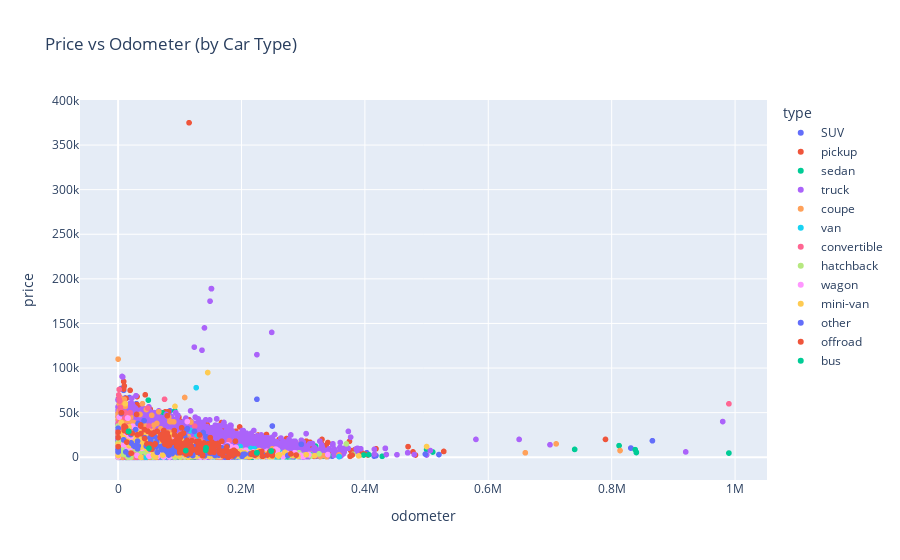
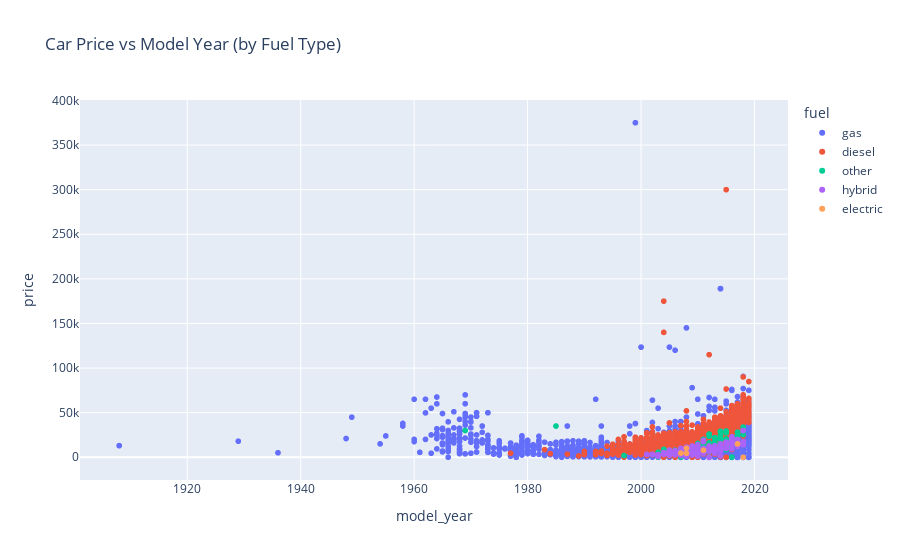

The notebook cell these images were saved under, in order:
### Code cell
# --- Step 6: Create scatter plots ---
fig_scatter_price_odometer = px.scatter(
    df, 
    x='odometer', 
    y='price', 
    color='type',
    title='Price vs Odometer (by Car Type)'
)
fig_scatter_price_odometer.show()

fig_year_price = px.scatter(
    df, 
    x='model_year', 
    y='price', 
    color='fuel',
    title='Car Price vs Model Year (by Fuel Type)'
)
fig_year_price.show()

### Figure 1 — Plotly figure (JSON) as saved in the notebook; plotly's stock layout.template omitted (floating-point values rounded to 4 significant figures; data arrays with more than 128 entries replaced by an {"elided": "..."} marker saying what was removed)
{"data": [{"hovertemplate": "type=SUV<br>odometer=%{x}<br>price=%{y}<extra></extra>", "legendgroup": "SUV", "marker": {"color": "#636efa", "symbol": "circle"}, "mode": "markers", "name": "SUV", "showlegend": true, "type": "scattergl", "x": {"elided": "12405 float values"}, "xaxis": "x", "y": {"elided": "12405 int values"}, "yaxis": "y"}, {"hovertemplate": "type=pickup<br>odometer=%{x}<br>price=%{y}<extra></extra>", "legendgroup": "pickup", "marker": {"color": "#EF553B", "symbol": "circle"}, "mode": "markers", "name": "pickup", "showlegend": true, "type": "scattergl", "x": {"elided": "6988 float values"}, "xaxis": "x", "y": {"elided": "6988 int values"}, "yaxis": "y"}, {"hovertemplate": "type=sedan<br>odometer=%{x}<br>price=%{y}<extra></extra>", "legendgroup": "sedan", "marker": {"color": "#00cc96", "symbol": "circle"}, "mode": "markers", "name": "sedan", "showlegend": true, "type": "scattergl", "x": {"elided": "12154 float values"}, "xaxis": "x", "y": {"elided": "12154 int values"}, "yaxis": "y"}, {"hovertemplate": "type=truck<br>odometer=%{x}<br>price=%{y}<extra></extra>", "legendgroup": "truck", "marker": {"color": "#ab63fa", "symbol": "circle"}, "mode": "markers", "name": "truck", "showlegend": true, "type": "scattergl", "x": {"elided": "12353 float values"}, "xaxis": "x", "y": {"elided": "12353 int values"}, "yaxis": "y"}, {"hovertemplate": "type=coupe<br>odometer=%{x}<br>price=%{y}<extra></extra>", "legendgroup": "coupe", "marker": {"color": "#FFA15A", "symbol": "circle"}, "mode": "markers", "name": "coupe", "showlegend": true, "type": "scattergl", "x": {"elided": "2303 float values"}, "xaxis": "x", "y": {"elided": "2303 int values"}, "yaxis": "y"}, {"hovertemplate": "type=van<br>odometer=%{x}<br>price=%{y}<extra></extra>", "legendgroup": "van", "marker": {"color": "#19d3f3", "symbol": "circle"}, "mode": "markers", "name": "van", "showlegend": true, "type": "scattergl", "x": {"elided": "633 float values"}, "xaxis": "x", "y": {"elided": "633 int values"}, "yaxis": "y"}, {"hovertemplate": "type=convertible<br>odometer=%{x}<br>price=%{y}<extra></extra>", "legendgroup": "convertible", "marker": {"color": "#FF6692", "symbol": "circle"}, "mode": "markers", "name": "convertible", "showlegend": true, "type": "scattergl", "x": {"elided": "446 float values"}, "xaxis": "x", "y": {"elided": "446 int values"}, "yaxis": "y"}, {"hovertemplate": "type=hatchback<br>odometer=%{x}<br>price=%{y}<extra></extra>", "legendgroup": "hatchback", "marker": {"color": "#B6E880", "symbol": "circle"}, "mode": "markers", "name": "hatchback", "showlegend": true, "type": "scattergl", "x": {"elided": "1047 float values"}, "xaxis": "x", "y": {"elided": "1047 int values"}, "yaxis": "y"}, {"hovertemplate": "type=wagon<br>odometer=%{x}<br>price=%{y}<extra></extra>", "legendgroup": "wagon", "marker": {"color": "#FF97FF", "symbol": "circle"}, "mode": "markers", "name": "wagon", "showlegend": true, "type": "scattergl", "x": {"elided": "1541 float values"}, "xaxis": "x", "y": {"elided": "1541 int values"}, "yaxis": "y"}, {"hovertemplate": "type=mini-van<br>odometer=%{x}<br>price=%{y}<extra></extra>", "legendgroup": "mini-van", "marker": {"color": "#FECB52", "symbol": "circle"}, "mode": "markers", "name": "mini-van", "showlegend": true, "type": "scattergl", "x": {"elided": "1161 float values"}, "xaxis": "x", "y": {"elided": "1161 int values"}, "yaxis": "y"}, {"hovertemplate": "type=other<br>odometer=%{x}<br>price=%{y}<extra></extra>", "legendgroup": "other", "marker": {"color": "#636efa", "symbol": "circle"}, "mode": "markers", "name": "other", "showlegend": true, "type": "scattergl", "x": {"elided": "256 float values"}, "xaxis": "x", "y": {"elided": "256 int values"}, "yaxis": "y"}, {"hovertemplate": "type=offroad<br>odometer=%{x}<br>price=%{y}<extra></extra>", "legendgroup": "offroad", "marker": {"color": "#EF553B", "symbol": "circle"}, "mode": "markers", "name": "offroad", "showlegend": true, "type": "scattergl", "x": {"elided": "214 float values"}, "xaxis": "x", "y": {"elided": "214 int values"}, "yaxis": "y"}, {"hovertemplate": "type=bus<br>odometer=%{x}<br>price=%{y}<extra></extra>", "legendgroup": "bus", "marker": {"color": "#00cc96", "symbol": "circle"}, "mode": "markers", "name": "bus", "showlegend": true, "type": "scattergl", "x": [142500.0, 17040.0, 142500.0, 225000.0, 17040.0, 17040.0, 225000.0, 17040.0, 17040.0, 17040.0, 225000.0, 17040.0, 225000.0, 17040.0, 248100.0, 142000.0, 109700.0, 225000.0, 50000.0, 248100.0, 248100.0, NaN, 17040.0, 17040.0], "xaxis": "x", "y": [10500, 28990, 10500, 4995, 28990, 28990, 4995, 28990, 28990, 28990, 4995, 28990, 4995, 28990, 6997, 7900, 7500, 4995, 10000, 6997, 6997, 28990, 28990, 28990], "yaxis": "y"}], "layout": {"legend": {"title": {"text": "type"}, "tracegroupgap": 0}, "title": {"text": "Price vs Odometer (by Car Type)"}, "xaxis": {"anchor": "y", "domain": [0, 1], "title": {"text": "odometer"}}, "yaxis": {"anchor": "x", "domain": [0, 1], "title": {"text": "price"}}}}

### Figure 2 — Plotly figure (JSON) as saved in the notebook; plotly's stock layout.template omitted (floating-point values rounded to 4 significant figures; data arrays with more than 128 entries replaced by an {"elided": "..."} marker saying what was removed)
{"data": [{"hovertemplate": "fuel=gas<br>model_year=%{x}<br>price=%{y}<extra></extra>", "legendgroup": "gas", "marker": {"color": "#636efa", "symbol": "circle"}, "mode": "markers", "name": "gas", "showlegend": true, "type": "scattergl", "x": {"elided": "47288 float values"}, "xaxis": "x", "y": {"elided": "47288 int values"}, "yaxis": "y"}, {"hovertemplate": "fuel=diesel<br>model_year=%{x}<br>price=%{y}<extra></extra>", "legendgroup": "diesel", "marker": {"color": "#EF553B", "symbol": "circle"}, "mode": "markers", "name": "diesel", "showlegend": true, "type": "scattergl", "x": {"elided": "3714 float values"}, "xaxis": "x", "y": {"elided": "3714 int values"}, "yaxis": "y"}, {"hovertemplate": "fuel=other<br>model_year=%{x}<br>price=%{y}<extra></extra>", "legendgroup": "other", "marker": {"color": "#00cc96", "symbol": "circle"}, "mode": "markers", "name": "other", "showlegend": true, "type": "scattergl", "x": [2012.0, 2014.0, 2003.0, 2015.0, 2013.0, 1969.0, 2015.0, NaN, 2013.0, 2008.0, 2013.0, 2014.0, 2013.0, 2012.0, 2012.0, 2015.0, 2014.0, 2013.0, 2013.0, 2013.0, 2011.0, 2011.0, 2011.0, NaN, 2014.0, 2013.0, 2013.0, NaN, 2012.0, 2010.0, 2015.0, NaN, 2012.0, 2015.0, 1985.0, 2004.0, 2013.0, 2012.0, 2015.0, 2015.0, 2014.0, NaN, 2011.0, 2009.0, 2012.0, 2011.0, 2018.0, 2012.0, 2014.0, 2014.0, 2017.0, 2013.0, 2016.0, 2016.0, 2008.0, 2014.0, 2012.0, 2010.0, 2014.0, 2012.0, 2014.0, 2013.0, 2008.0, 2016.0, 2017.0, 2015.0, 2014.0, 2010.0, 2015.0, 2015.0, 2009.0, 2012.0, 2007.0, 1997.0, 2012.0, 2006.0, 2003.0, 2004.0, 2014.0, 2010.0, 2012.0, 2012.0, 2007.0, 2014.0, 2012.0, 2015.0, 2015.0, NaN, 2012.0, 2012.0, 2018.0, 2014.0, 2012.0, 2017.0, 2017.0, 2011.0, 2018.0, 2018.0, 2015.0, 2015.0, 2018.0, 2013.0, 2008.0, 2013.0, 2007.0, 2014.0, 2014.0, 2010.0], "xaxis": "x", "y": [25900, 21195, 111, 8445, 16995, 30000, 20000, 2450, 14980, 4000, 21900, 28900, 14980, 25900, 8895, 27900, 28900, 21900, 13500, 21900, 13995, 20000, 13995, 13990, 28900, 21900, 21900, 25900, 25900, 5200, 9500, 13900, 15995, 19999, 34999, 8875, 21900, 25900, 27900, 29409, 24600, 11995, 11995, 3995, 25900, 5700, 29875, 25900, 19485, 8500, 24500, 19995, 169, 13995, 5500, 20500, 25900, 4100, 28900, 23700, 9995, 14980, 9995, 10995, 24500, 27390, 9995, 5200, 20500, 27390, 4000, 9999, 8000, 1950, 5995, 7950, 5595, 4750, 28900, 15495, 8495, 23700, 4995, 28900, 15995, 27900, 9500, 15995, 23700, 11500, 15991, 7995, 23700, 28175, 16991, 7000, 25500, 25500, 27900, 27900, 33800, 12400, 8500, 6495, 313, 24600, 24600, 5200], "yaxis": "y"}, {"hovertemplate": "fuel=hybrid<br>model_year=%{x}<br>price=%{y}<extra></extra>", "legendgroup": "hybrid", "marker": {"color": "#ab63fa", "symbol": "circle"}, "mode": "markers", "name": "hybrid", "showlegend": true, "type": "scattergl", "x": {"elided": "409 float values"}, "xaxis": "x", "y": {"elided": "409 int values"}, "yaxis": "y"}, {"hovertemplate": "fuel=electric<br>model_year=%{x}<br>price=%{y}<extra></extra>", "legendgroup": "electric", "marker": {"color": "#FFA15A", "symbol": "circle"}, "mode": "markers", "name": "electric", "showlegend": true, "type": "scattergl", "x": [2011.0, 2018.0, 2008.0, 2017.0, 2008.0, 2007.0], "xaxis": "x", "y": [7900, 1, 10200, 15000, 4400, 4700], "yaxis": "y"}], "layout": {"legend": {"title": {"text": "fuel"}, "tracegroupgap": 0}, "title": {"text": "Car Price vs Model Year (by Fuel Type)"}, "xaxis": {"anchor": "y", "domain": [0, 1], "title": {"text": "model_year"}}, "yaxis": {"anchor": "x", "domain": [0, 1], "title": {"text": "price"}}}}
